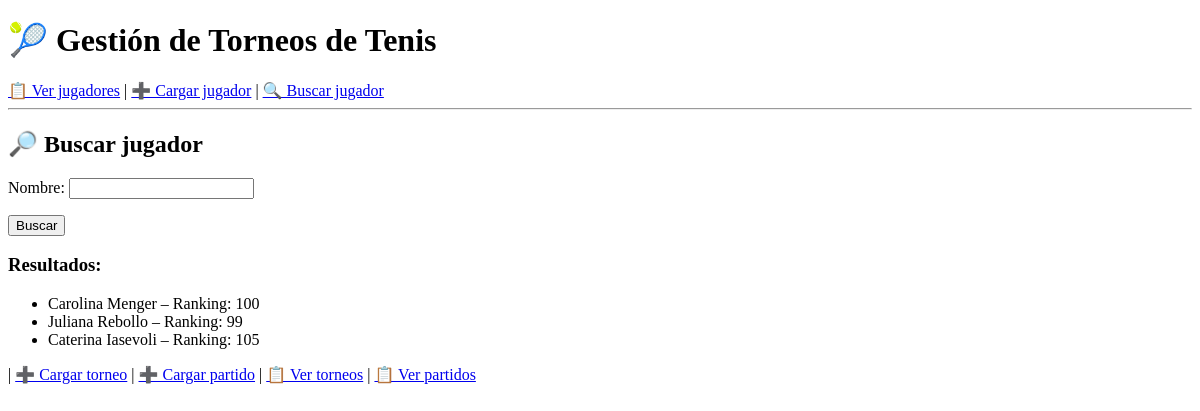
The page /jugadores/buscar/ on the database as committed earlier.
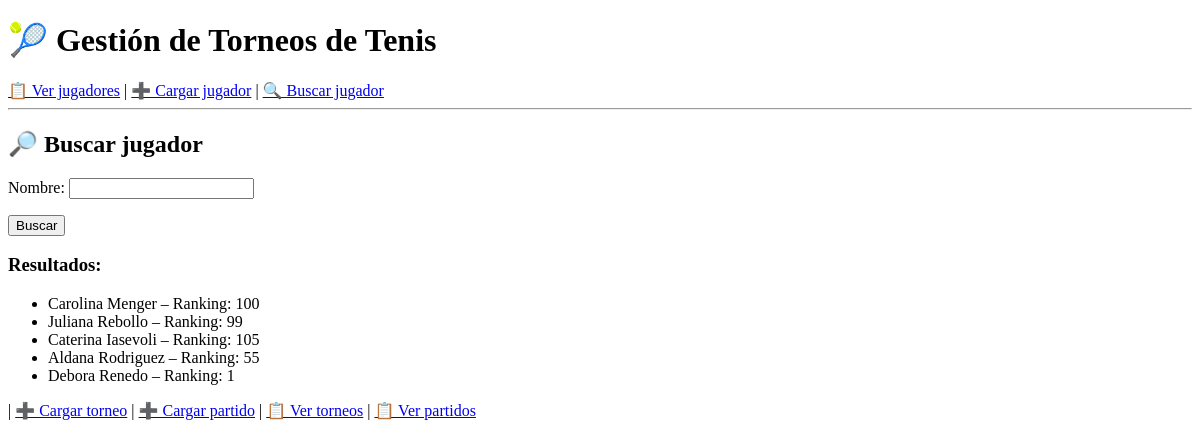
The same page on the database as committed later.
### gestion/models.py (models this page shows, shortened)
class Jugador(models.Model):
    nombre = models.CharField(max_length=100)
    edad = models.PositiveIntegerField()
    ranking = models.PositiveIntegerField()

### gestion/views.py (the view)
# urls.py: path('jugadores/buscar/', buscar_jugadores, name='buscar_jugador'),
def buscar_jugadores(request):
    form = BusquedaJugadorForm(request.GET)
    resultados = []
    if form.is_valid():
        nombre = form.cleaned_data['nombre']
        resultados = Jugador.objects.filter(nombre__icontains=nombre)
    return render(request, 'gestion/buscar_jugador.html', {'form': form, 'resultados': resultados})

### gestion/forms.py
class BusquedaJugadorForm(forms.Form):
    nombre = forms.CharField(label='Nombre', max_length=100, required=False)
    class TorneoForm(forms.ModelForm):
        class Meta:
            model = Torneo
            fields = '__all__'

### gestion/templates/gestion/buscar_jugador.html (shortened to what this page needs)
{% extends 'gestion/base.html' %}
{% block content %}
<h2>🔎 Buscar jugador</h2>
<form method="get">
    {{ form.as_p }}
    <button type="submit">Buscar</button>
</form>
{% if resultados %}
    <h3>Resultados:</h3>
    <ul>
        {% for jugador in resultados %}
            <li>{{ jugador.nombre }} – Ranking: {{ jugador.ranking }}</li>
        {% endfor %}
    </ul>
{% elif form.is_bound %}
    <p>No se encontraron jugadores con ese nombre.</p>
{% endif %}
{% endblock %}

Rows that differ between the two databases and show on the page:
added Jugador: nombre "Aldana Rodriguez", ranking "55"
added Jugador: nombre "Debora Renedo", ranking "1"
